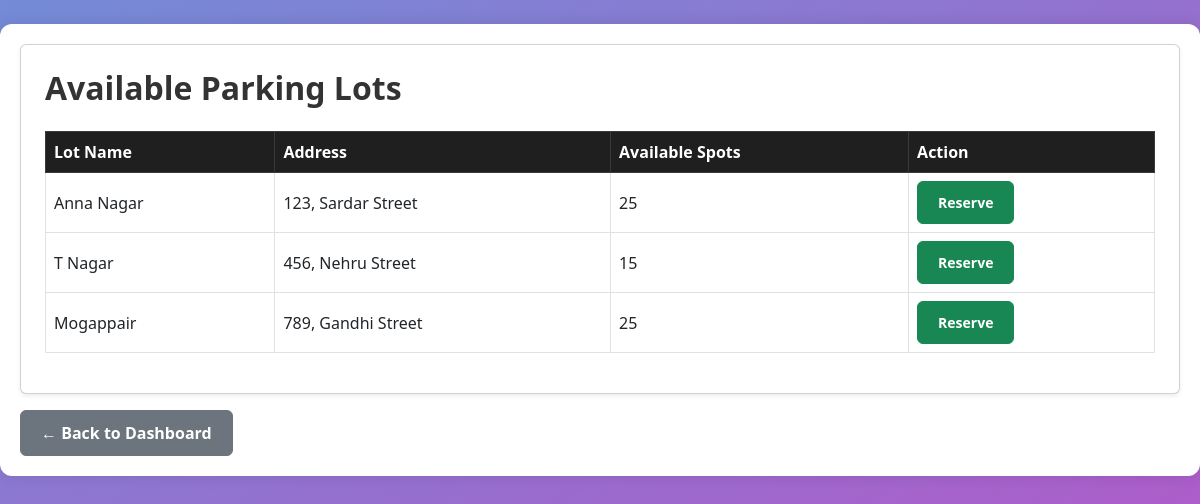
The app's page /user/lots (signed in) with its own data.
### models/models.py (models this page shows)
class ParkingLot(db.Model):
    id = db.Column(db.Integer, primary_key=True)
    name = db.Column(db.String(100), nullable=False)
    address = db.Column(db.String(200), nullable=False)
    pin_code = db.Column(db.String(10), nullable=False)
    price = db.Column(db.Float, nullable=False)
    max_spots = db.Column(db.Integer, nullable=False)
    spots = db.relationship('ParkingSpot', backref='lot')

### app.py (the view)
@app.route('/user/lots')
def user_lots():
    if session.get('role') != 'user':
        return redirect('/login')
    lots = ParkingLot.query.all()
    available_lots = []
    for lot in lots:
        available_count = ParkingSpot.query.filter_by(lot_id=lot.id, status='A').count()
        available_lots.append({
            'lot': lot,
            'available_count': available_count
        })
    return render_template('user_lots.html', available_lots=available_lots)

### templates/user_lots.html
{% set title = "View Available Parking Lots" %}
{% extends "layout.html" %}
{% block content %}
<div class="container mt-4">
    <div class="card shadow-sm p-4 bg-white">
        <h2 class="mb-4">Available Parking Lots</h2>
        <table class="table table-hover table-bordered">
            <thead class="table-dark">
                <tr>
                    <th>Lot Name</th>
                    <th>Address</th>
                    <th>Available Spots</th>
                    <th>Action</th>
                </tr>
            </thead>
            <tbody>
                {% for item in available_lots %}
                <tr>
                    <td>{{ item.lot.name }}</td>
                    <td>{{ item.lot.address }}</td>
                    <td>{{ item.available_count }}</td>
                    <td>
                        {% if item.available_count > 0 %}
                            <a href="{{ url_for('reserve_spot', lot_id=item.lot.id) }}"
                               class="btn btn-success btn-sm">Reserve</a>
                        {% else %}
                            <span class="text-muted">Full</span>
                        {% endif %}
                    </td>
                </tr>
                {% endfor %}
            </tbody>
        </table>
    </div>
    <a href="{{ url_for('user_dashboard') }}" class="btn btn-secondary mt-3">← Back to Dashboard</a>
</div>
{% endblock %}

### static/css/view_available_parking_lots.css (style rules this page uses)
body { font-family: 'Segoe UI', Tahoma, Geneva, Verdana, sans-serif; margin: 0; background-image: linear-gradient(150deg, #748bd7, #ba52c6); padding: 0; height: 96.7vh; }
.container { max-width: 1200px; margin: 40px auto; padding: 20px; background-color: white; border-radius: 12px; box-shadow: 0 0 15px rgba(0,0,0,0.1); }
h2, h3 { font-weight: 600; color: #333; margin-bottom: 20px; }
.table th { background-color: #1f1f1f; color: white; font-weight: 600; }
.table td, .table th { vertical-align: middle; }
.btn { font-weight: 600; padding: 10px 20px; border-radius: 6px; text-decoration: none; display: inline-block; transition: background-color 0.3s ease; }

### records on screen
ParkingLot: lot.name "Anna Nagar", lot.address "123, Sardar Street"
ParkingLot: lot.name "T Nagar", lot.address "456, Nehru Street"
ParkingLot: lot.name "Mogappair", lot.address "789, Gandhi Street"

### other values on screen
{{ item.available_count }} "25" "15" "25"
